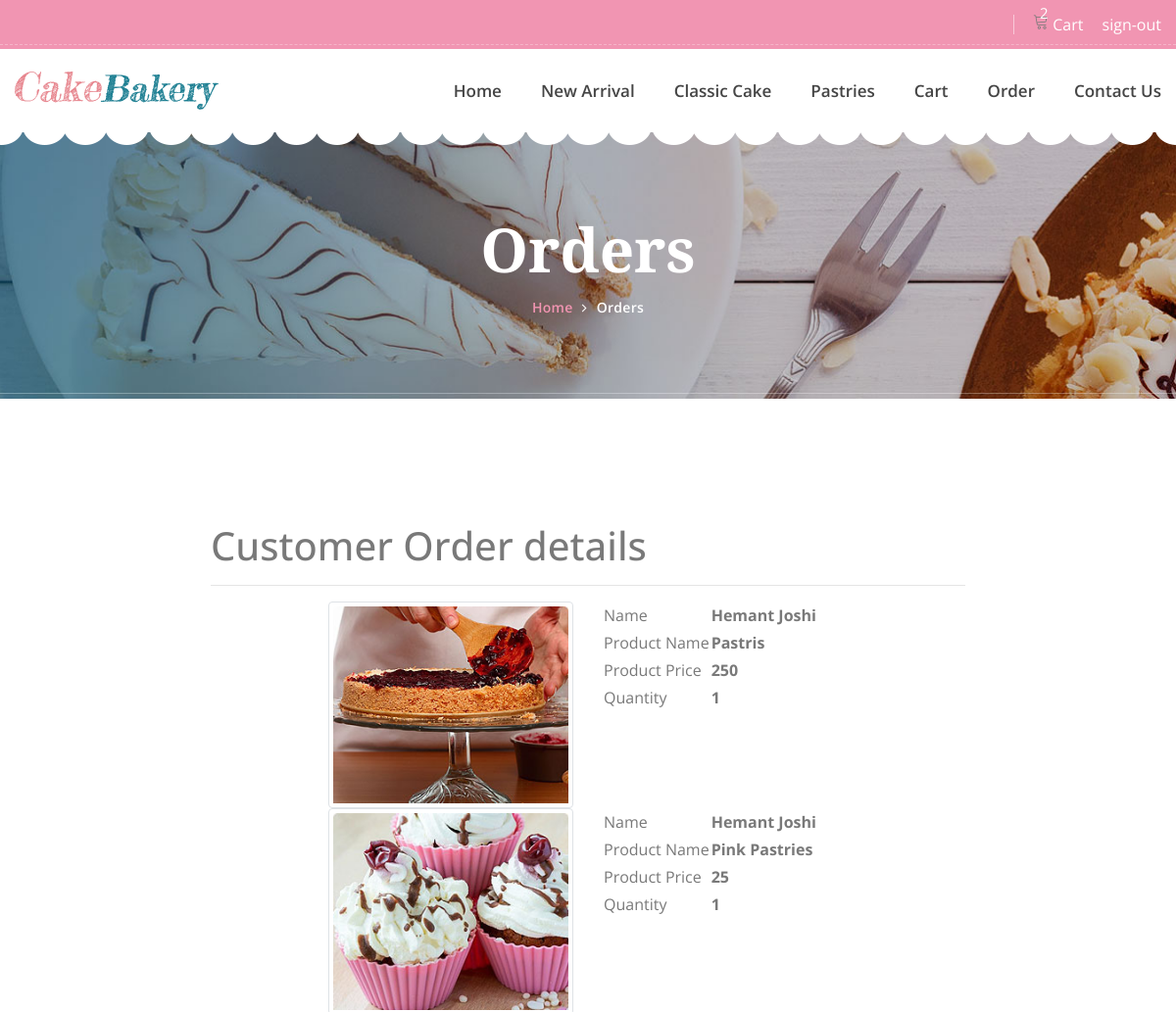
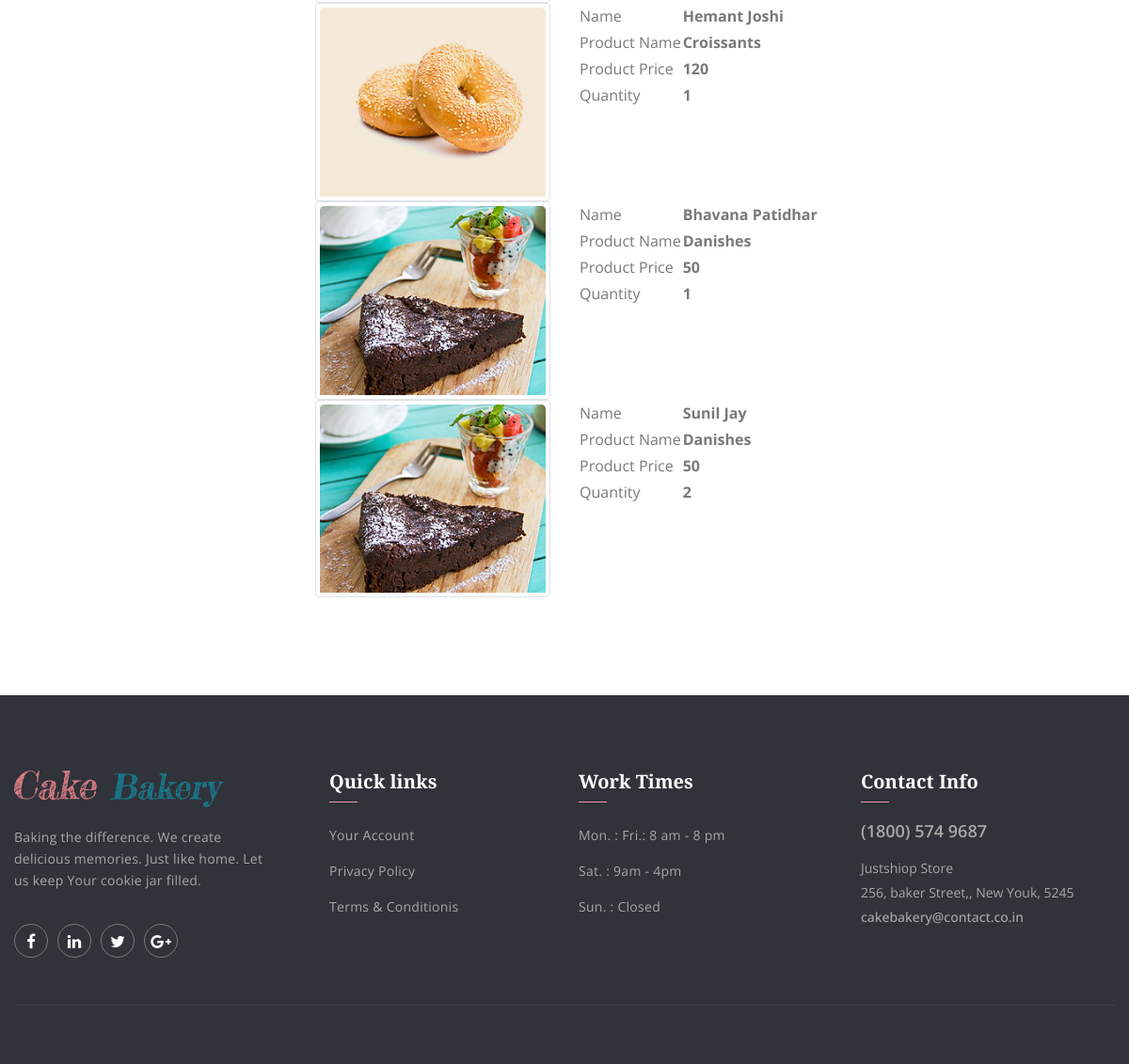
/customer_order.php (signed in), run on the app's committed database (2 pictures, top to bottom).
### tables this page shows
CREATE TABLE `baker_cat` (
  `id` int(11) NOT NULL,
  `category` varchar(100) NOT NULL
);

CREATE TABLE `baker_order_new` (
  `id` int(11) NOT NULL,
  `user_id` int(11) NOT NULL,
  `user_name` varchar(255) NOT NULL,
  `name` varchar(255) NOT NULL,
  `name2` varchar(255) NOT NULL,
  `prod_id` varchar(255) NOT NULL,
  `quantity` varchar(255) NOT NULL
);

CREATE TABLE `baker_prod` (
  `id` int(11) NOT NULL,
  `cat_id` int(11) NOT NULL,
  `title` varchar(100) NOT NULL,
  `price` int(11) NOT NULL,
  `image` varchar(100) NOT NULL,
  `description` varchar(100) NOT NULL
);

### customer_order.php (the view, shortened to what this page needs)
<?php
require_once("config.php");
require_once('header.php');
$user_id = $_SESSION["user_id"];
?>
<!DOCTYPE html>
<html lang="en">
<head>
        <link href="css/font-awesome.min.css" rel="stylesheet">
        <link href="vendors/linearicons/style.css" rel="stylesheet">
        <link href="vendors/flat-icon/flaticon.css" rel="stylesheet">
        <link href="vendors/stroke-icon/style.css" rel="stylesheet">
        <link href="css/bootstrap.min.css" rel="stylesheet">
        <link href="vendors/revolution/css/settings.css" rel="stylesheet">
        <link href="vendors/revolution/css/layers.css" rel="stylesheet">
        <link href="vendors/revolution/css/navigation.css" rel="stylesheet">
        <link href="vendors/animate-css/animate.css" rel="stylesheet">
        <link href="vendors/owl-carousel/owl.carousel.min.css" rel="stylesheet">
        <link href="vendors/magnifc-popup/magnific-popup.css" rel="stylesheet">
        <link href="vendors/jquery-ui/jquery-ui.min.css" rel="stylesheet">
        <link href="vendors/nice-select/css/nice-select.css" rel="stylesheet">
        <link href="css/style.css" rel="stylesheet">
        <link href="css/responsive.css" rel="stylesheet">
    </head>
    <body>
	<br><br>
		<br><br>
        <section class="banner_area">
        	<div class="container">
        		<div class="banner_text">
        			<h3>Orders</h3>
        			<ul>
        				<li><a href="index.php">Home</a></li>
        				<li><a href="customer_order.php">Orders</a></li>
        			</ul>
        		</div>
        	</div>
        </section>
	<p><br/></p>
	<p><br/></p>
	<p><br/></p>
	<div class="container-fluid">
		<div class="row">
			<div class="col-md-2"></div>
			<div class="col-md-8">
				<div class="panel panel-default">
					<div class="panel-body">
						<h1>Customer Order details</h1>
						<hr/>
						<?php
$orders_list = "SELECT o.user_id,o.prod_id,o.quantity,o.name,o.name2,p.title,p.price,p.image FROM baker_order_new o,baker_prod p WHERE o.user_id='$user_id' AND o.prod_id=p.id";
		$query = mysqli_query($con,$orders_list);
							if (mysqli_num_rows($query) > 0) {
								while ($row=mysqli_fetch_array($query)) {
									?>
										<div class="row">
											<div class="col-md-6">
		<img style="float:right;" src="admin/uploads/<?php echo $row['image']; ?>" width="250" height="250" class="img-responsive img-thumbnail"/>
											</div>
											<div class="col-md-6">
												<table>
													<tr><td> Name</td><td><b><?php echo $row['name']; ?></b> <b><?php echo $row['name2']; ?></b></td></tr>
													<tr><td>Product Name</td><td><b><?php echo $row['title']; ?></b> </td></tr>
													<tr><td>Product Price</td><td><b><?php echo $row['price']; ?></b></td></tr>
													<tr><td>Quantity</td><td><b><?php echo $row['quantity']; ?></b></td></tr>
												</table>
											</div>
										</div>
									<?php
								}
							}
						?>
					</div>
				</div>
			</div>
			<div class="col-md-2"></div>
		</div>
	</div>
	<br><br>
	<br><br>
	<?php require_once('footer.php'); ?>

### header.php (shortened to what this page needs)
<?php
require_once('config.php');
$select3="SELECT * FROM `baker_cat`";
$query3=mysqli_query($con,$select3);
?>
<!DOCTYPE html>
<html lang="en">
<head>
        <link href="css/font-awesome.min.css" rel="stylesheet">
        <link href="vendors/linearicons/style.css" rel="stylesheet">
        <link href="vendors/flat-icon/flaticon.css" rel="stylesheet">
        <link href="css/bootstrap.min.css" rel="stylesheet">
        <link href="vendors/revolution/css/settings.css" rel="stylesheet">
        <link href="vendors/revolution/css/layers.css" rel="stylesheet">
        <link href="vendors/revolution/css/navigation.css" rel="stylesheet">
        <link href="vendors/animate-css/animate.css" rel="stylesheet">
        <link href="vendors/owl-carousel/owl.carousel.min.css" rel="stylesheet">
        <link href="vendors/magnifc-popup/magnific-popup.css" rel="stylesheet">
        <link href="css/style.css" rel="stylesheet">
        <link href="css/responsive.css" rel="stylesheet">
    </head>
    <body>
		<header class="main_header_area">
			<div class="top_header_area row m0">
				<div class="container">
					<div class="float-right">
						<?php
						if(isset($_SESSION['user_id']) && $_SESSION['user_id']!==""){
						?>
						<ul class="h_search list_style">
							<li class="shop_cart"><i class="lnr lnr-cart"></i>
							<span id="countdata">
					 <?php if(isset($_SESSION['cart']))
                                            {
                                             echo count($_SESSION['cart']);
                                               }
                                                 else{
                                                       echo 0;
                                                     }?>
					 </span>
					 <a href="cart.php">Cart</a></li>
							<li class="sign-in"><a href="login/logout.php">sign-out</i></a></li>
						</ul>
						<?php }  ?>
					</div>
				</div>
			</div>
			<div class="main_menu_two">
				<div class="container">
					<nav class="navbar navbar-expand-lg navbar-light bg-light">
						<a class="navbar-brand" href="index.php"><img src="img/logo-2.png" alt=""></a>
						<div class="collapse navbar-collapse" id="navbarSupportedContent">
							<ul class="navbar-nav justify-content-end">
								<li class="dropdown submenu active">
										<li><a href="index.php">Home </a></li>
								</li>
								<li><a href="#cake">New Arrival</a></li>
								<?php  while($res3=mysqli_fetch_assoc($query3)){ ?>
					<li><a href="productloop.php?id=<?php echo $res3['id'];?>">
					              <?php echo $res3['category']; ?> </a></li>
					<?php } ?>
										<li><a href="cart.php">Cart</a></li>
								<li><a href="customer_order.php">Order</a></li>
								<li><a href="#contactus">Contact Us</a></li>
							</ul>
						</div>
					</nav>
				</div>
			</div>
		</header>

### header.php (style rules this page uses)
.shop_cart { display: inline-block; position: relative; }
.shop_cart span { position: absolute; top: -0.5px; left: 20%; height: 16px; min-width: 16px; color: #fff; font-size: 15px; text-align: center; border-radius: 25px; padding: 2 2px; margin-left: -7px; }

### data on the page
baker_cat: category "Classic Cake"
baker_cat: category "Pastries"
baker_order_new: baker_prod.image (picture), name "Hemant", name2 "Joshi", baker_prod.title "Pastris", baker_prod.price "250", quantity "1"
baker_order_new: baker_prod.image (picture), name "Hemant", name2 "Joshi", baker_prod.title "Pink Pastries", baker_prod.price "25", quantity "1"
baker_order_new: baker_prod.image (picture), name "Hemant", name2 "Joshi", baker_prod.title "Croissants", baker_prod.price "120", quantity "1"
baker_order_new: baker_prod.image (picture), name "Bhavana", name2 "Patidhar", baker_prod.title "Danishes", baker_prod.price "50", quantity "1"
baker_order_new: baker_prod.image (picture), name "Sunil", name2 "Jay", baker_prod.title "Danishes", baker_prod.price "50", quantity "2"

### other printed values
count($_SESSION['cart']) "2"
